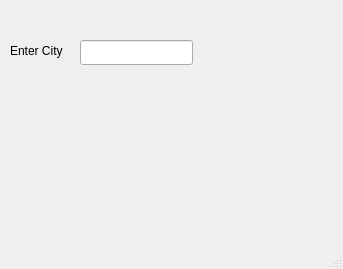
<?xml version="1.0" encoding="UTF-8"?>
<ui version="4.0">
 <class>MainWindow</class>
 <widget class="QMainWindow" name="MainWindow">
  <property name="geometry">
   <rect>
    <x>0</x>
    <y>0</y>
    <width>343</width>
    <height>269</height>
   </rect>
  </property>
  <property name="windowTitle">
   <string>MainWindow</string>
  </property>
  <widget class="QWidget" name="centralwidget">
   <widget class="QLabel" name="label">
    <property name="geometry">
     <rect>
      <x>10</x>
      <y>30</y>
      <width>91</width>
      <height>41</height>
     </rect>
    </property>
    <property name="text">
     <string>Enter City</string>
    </property>
   </widget>
   <widget class="QLineEdit" name="cityInput">
    <property name="geometry">
     <rect>
      <x>80</x>
      <y>40</y>
      <width>113</width>
      <height>25</height>
     </rect>
    </property>
   </widget>
  </widget>
  <widget class="QMenuBar" name="menubar">
   <property name="geometry">
    <rect>
     <x>0</x>
     <y>0</y>
     <width>343</width>
     <height>22</height>
    </rect>
   </property>
  </widget>
  <widget class="QStatusBar" name="statusbar"/>
 </widget>
 <resources/>
 <connections/>
</ui>
